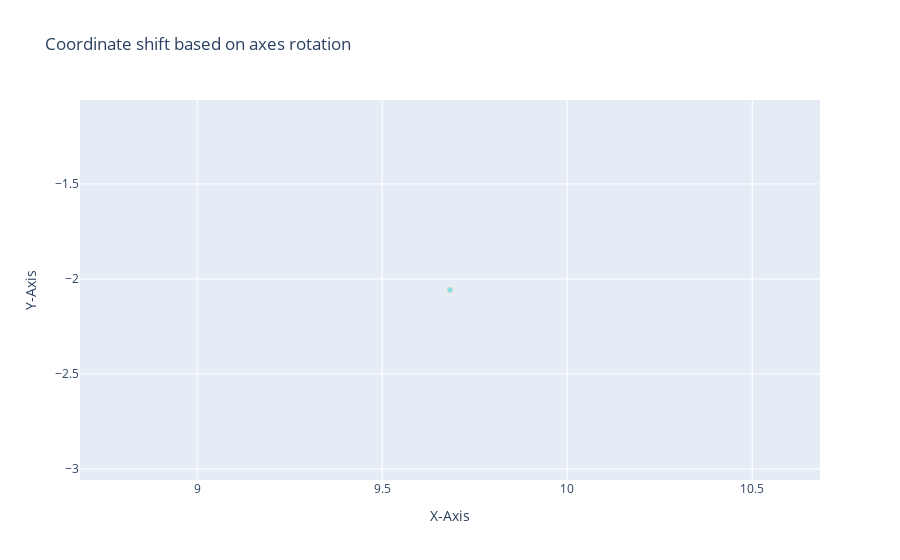
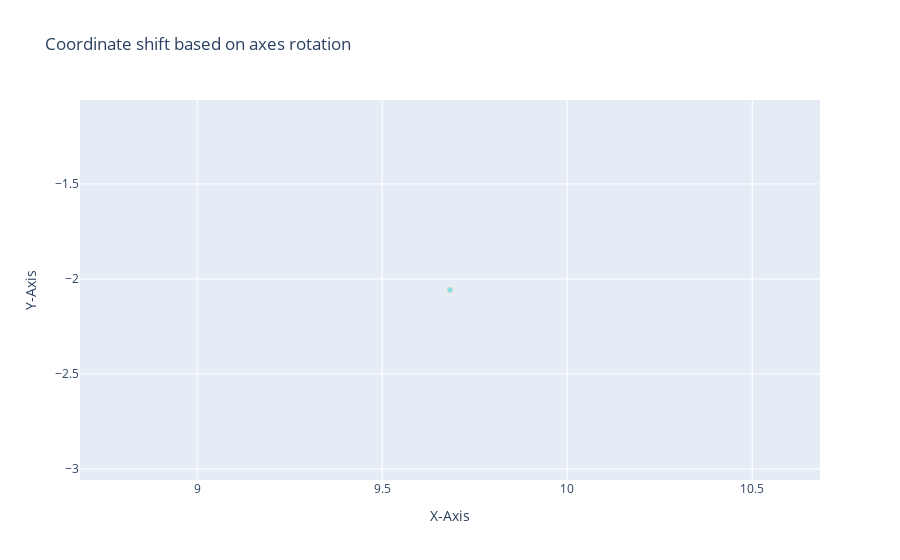
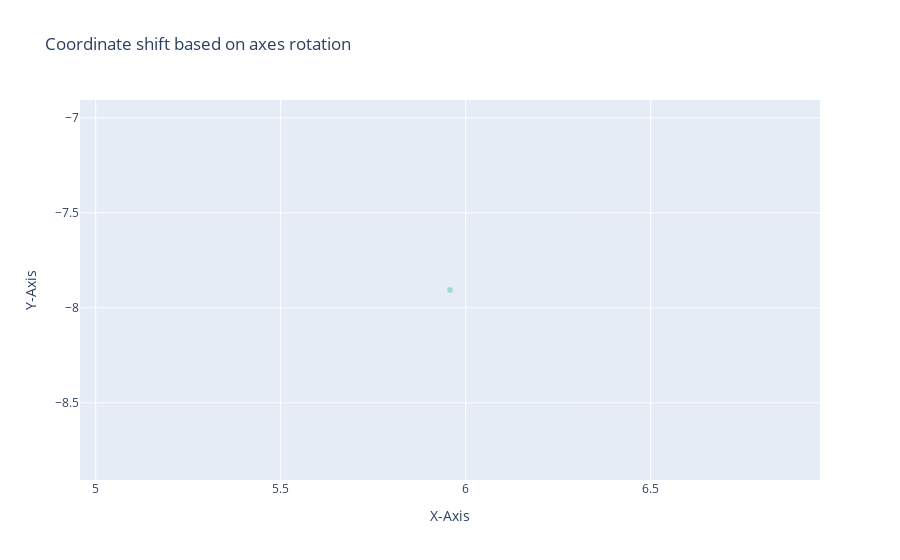
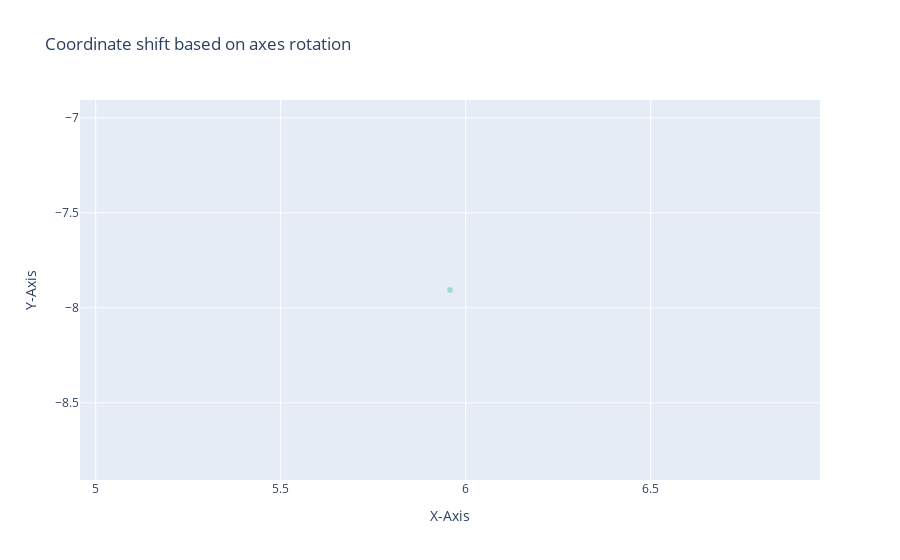

These figures' notebook cell, in order:
### Code cell
# Display output widget
display(output)

### Figure 1 — Plotly figure (JSON) as saved in the notebook; plotly's stock layout.template omitted (floating-point values rounded to 4 significant figures)
{"data": [{"marker": {"color": "darkturquoise", "line": {"color": "burlywood", "width": 1}, "opacity": 0.4, "size": 6}, "mode": "markers", "showlegend": false, "type": "scatter", "x": [9.683], "y": [-2.058]}], "layout": {"title": {"text": "Coordinate shift based on axes rotation"}, "xaxis": {"title": {"text": "X-Axis"}}, "yaxis": {"title": {"text": "Y-Axis"}}}}

### Figure 2 — Plotly figure (JSON) as saved in the notebook; plotly's stock layout.template omitted (floating-point values rounded to 4 significant figures)
{"data": [{"marker": {"color": "darkturquoise", "line": {"color": "burlywood", "width": 1}, "opacity": 0.4, "size": 6}, "mode": "markers", "showlegend": false, "type": "scatter", "x": [9.683], "y": [-2.058]}], "layout": {"title": {"text": "Coordinate shift based on axes rotation"}, "xaxis": {"title": {"text": "X-Axis"}}, "yaxis": {"title": {"text": "Y-Axis"}}}}

### Figure 3 — Plotly figure (JSON) as saved in the notebook; plotly's stock layout.template omitted (floating-point values rounded to 4 significant figures)
{"data": [{"marker": {"color": "darkturquoise", "line": {"color": "burlywood", "width": 1}, "opacity": 0.4, "size": 6}, "mode": "markers", "showlegend": false, "type": "scatter", "x": [5.958], "y": [-7.906]}], "layout": {"title": {"text": "Coordinate shift based on axes rotation"}, "xaxis": {"title": {"text": "X-Axis"}}, "yaxis": {"title": {"text": "Y-Axis"}}}}

### Figure 4 — Plotly figure (JSON) as saved in the notebook; plotly's stock layout.template omitted (floating-point values rounded to 4 significant figures)
{"data": [{"marker": {"color": "darkturquoise", "line": {"color": "burlywood", "width": 1}, "opacity": 0.4, "size": 6}, "mode": "markers", "showlegend": false, "type": "scatter", "x": [5.958], "y": [-7.906]}], "layout": {"title": {"text": "Coordinate shift based on axes rotation"}, "xaxis": {"title": {"text": "X-Axis"}}, "yaxis": {"title": {"text": "Y-Axis"}}}}
